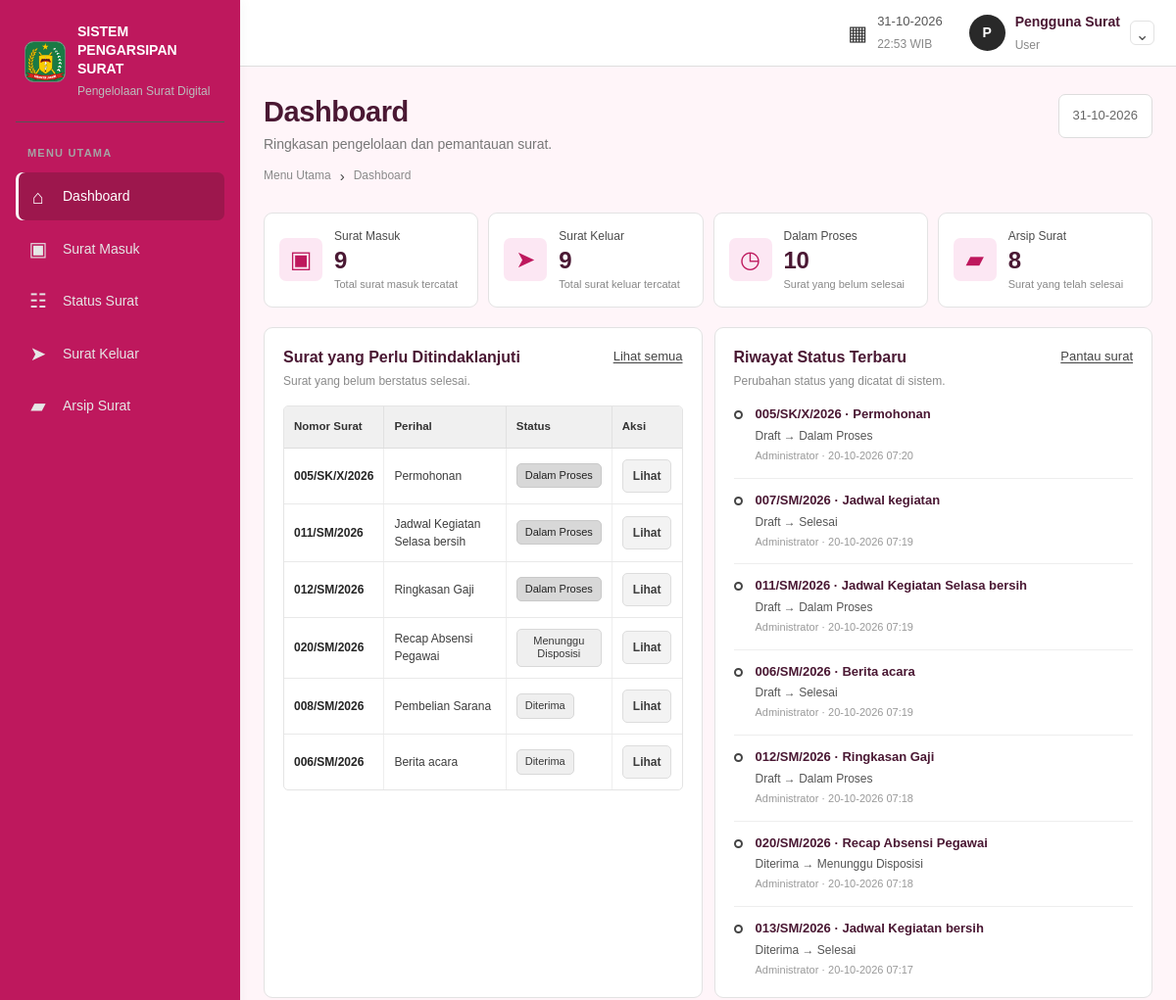
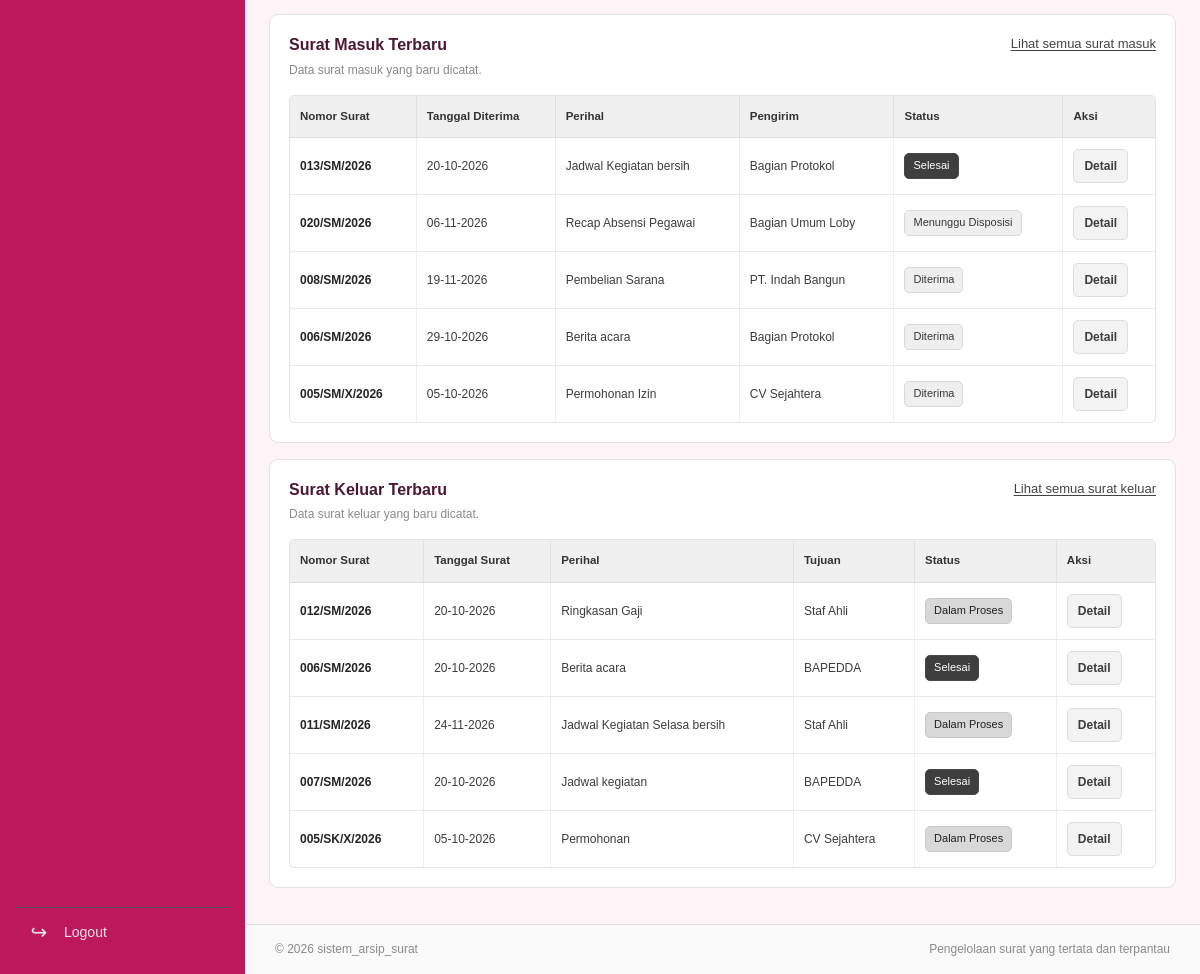
The page /user/dashboard.php (signed in) on the database its author committed (2 pictures, top to bottom).
### tables this page shows
CREATE TABLE `surat` (
  `id` int(10) UNSIGNED NOT NULL,
  `jenis_surat` enum('Masuk','Keluar') NOT NULL,
  `nomor_surat` varchar(100) NOT NULL,
  `tanggal_surat` date NOT NULL,
  `tanggal_diterima` date DEFAULT NULL,
  `pengirim` varchar(200) NOT NULL DEFAULT '',
  `tujuan` varchar(200) NOT NULL DEFAULT '',
  `perihal` varchar(250) NOT NULL,
  `deskripsi` text DEFAULT NULL,
  `uploaded_file` varchar(255) DEFAULT NULL,
  `status` varchar(40) NOT NULL,
  `created_by` int(10) UNSIGNED NOT NULL,
  `updated_by` int(10) UNSIGNED DEFAULT NULL,
  `created_at` timestamp NOT NULL DEFAULT current_timestamp(),
  `updated_at` timestamp NOT NULL DEFAULT current_timestamp() ON UPDATE current_timestamp()
);

CREATE TABLE `surat_status_logs` (
  `id` bigint(20) UNSIGNED NOT NULL,
  `surat_id` int(10) UNSIGNED NOT NULL,
  `status_lama` varchar(40) DEFAULT NULL,
  `status_baru` varchar(40) NOT NULL,
  `catatan` varchar(500) DEFAULT NULL,
  `changed_by` int(10) UNSIGNED NOT NULL,
  `changed_at` timestamp NOT NULL DEFAULT current_timestamp()
);

CREATE TABLE `users` (
  `id` int(10) UNSIGNED NOT NULL,
  `nama` varchar(120) NOT NULL,
  `username` varchar(60) NOT NULL,
  `password_hash` varchar(255) NOT NULL,
  `role` enum('Admin','User') NOT NULL DEFAULT 'User',
  `is_active` tinyint(1) NOT NULL DEFAULT 1,
  `created_at` timestamp NOT NULL DEFAULT current_timestamp()
);

### user/dashboard.php (the view, shortened to what this page needs)
<?php
require_once __DIR__ . '/../include/auth_user.php';
$baseFolder = 'user';
$resultIn = $conn->query("SELECT COUNT(*) AS jumlah FROM surat WHERE jenis_surat='Masuk'");
$totalMasuk = (int)$resultIn->fetch_assoc()['jumlah'];
$resultOut = $conn->query("SELECT COUNT(*) AS jumlah FROM surat WHERE jenis_surat='Keluar'");
$totalKeluar = (int)$resultOut->fetch_assoc()['jumlah'];
$resultProcess = $conn->query("SELECT COUNT(*) AS jumlah FROM surat WHERE status NOT IN ('Selesai','Ditolak','Dibatalkan')");
$totalProses = (int)$resultProcess->fetch_assoc()['jumlah'];
$resultArchive = $conn->query('SELECT COUNT(*) AS jumlah FROM arsip_surat');
$totalArsip = (int)$resultArchive->fetch_assoc()['jumlah'];
$recentIn = $conn->query("SELECT id, nomor_surat, perihal, pengirim, tanggal_diterima, status FROM surat WHERE jenis_surat='Masuk' ORDER BY created_at DESC, id DESC LIMIT 5");
$recentOut = $conn->query("SELECT id, nomor_surat, perihal, tujuan, tanggal_surat, status FROM surat WHERE jenis_surat='Keluar' ORDER BY created_at DESC, id DESC LIMIT 5");
$recentLogs = $conn->query('SELECT l.surat_id, l.status_lama, l.status_baru, l.catatan, l.changed_at, s.nomor_surat, s.perihal, u.nama AS pengubah FROM surat_status_logs l JOIN surat s ON s.id=l.surat_id JOIN users u ON u.id=l.changed_by ORDER BY l.changed_at DESC, l.id DESC LIMIT 7');
require __DIR__ . '/../include/header.php';
?>
<div class="page-heading"><div><h1>Dashboard</h1><p>Ringkasan pengelolaan dan pemantauan surat.</p><div class="breadcrumbs">Menu Utama <span>›</span> Dashboard</div></div><div class="heading-date"><?= date('d-m-Y') ?></div></div>
<div class="stat-grid">
    <a class="stat-card" href="<?= BASE_URL ?>/<?= $baseFolder ?>/surat_masuk/index.php"><span class="stat-icon">▣</span><span class="stat-copy"><span>Surat Masuk</span><strong><?= number_format($totalMasuk) ?></strong><small>Total surat masuk tercatat</small></span></a>
    <a class="stat-card" href="<?= BASE_URL ?>/<?= $baseFolder ?>/surat_keluar/index.php"><span class="stat-icon">➤</span><span class="stat-copy"><span>Surat Keluar</span><strong><?= number_format($totalKeluar) ?></strong><small>Total surat keluar tercatat</small></span></a>
    <a class="stat-card" href="<?= BASE_URL ?>/<?= $baseFolder ?>/status_surat/index.php"><span class="stat-icon">◷</span><span class="stat-copy"><span>Dalam Proses</span><strong><?= number_format($totalProses) ?></strong><small>Surat yang belum selesai</small></span></a>
    <a class="stat-card" href="<?= BASE_URL ?>/<?= $baseFolder ?>/arsip_surat/index.php"><span class="stat-icon">▰</span><span class="stat-copy"><span>Arsip Surat</span><strong><?= number_format($totalArsip) ?></strong><small>Surat yang telah selesai</small></span></a>
</div>
<div class="dashboard-grid">
    <section class="panel"><div class="panel-heading"><div><h2>Surat yang Perlu Ditindaklanjuti</h2><p>Surat yang belum berstatus selesai.</p></div><a class="text-link" href="<?= BASE_URL ?>/<?= $baseFolder ?>/status_surat/index.php">Lihat semua</a></div>
    <?php $pending = $conn->query("SELECT id, jenis_surat, nomor_surat, perihal, status, updated_at FROM surat WHERE status NOT IN ('Selesai','Ditolak','Dibatalkan') ORDER BY updated_at DESC LIMIT 6"); ?>
    <?php if ($pending->num_rows > 0): ?><div class="table-wrap"><table><thead><tr><th>Nomor Surat</th><th>Perihal</th><th>Status</th><th>Aksi</th></tr></thead><tbody><?php while ($row = $pending->fetch_assoc()): ?><tr><td class="cell-strong"><?= htmlspecialchars($row['nomor_surat'], ENT_QUOTES, 'UTF-8') ?></td><td><?= htmlspecialchars($row['perihal'], ENT_QUOTES, 'UTF-8') ?></td><td><span class="status-badge <?= $row['status']==='Selesai'?'status-done':(in_array($row['status'],['Dalam Proses'],true)?'status-progress':'status-waiting') ?>"><?= htmlspecialchars($row['status'], ENT_QUOTES, 'UTF-8') ?></span></td><td><a class="button-small" href="<?= BASE_URL ?>/<?= $baseFolder ?>/status_surat/detail.php?id=<?= (int)$row['id'] ?>">Lihat</a></td></tr><?php endwhile; ?></tbody></table></div><?php else: ?><div class="empty-state">Tidak ada surat yang perlu ditindaklanjuti.</div><?php endif; ?>
    </section>
    <section class="panel"><div class="panel-heading"><div><h2>Riwayat Status Terbaru</h2><p>Perubahan status yang dicatat di sistem.</p></div><a class="text-link" href="<?= BASE_URL ?>/<?= $baseFolder ?>/status_surat/index.php">Pantau surat</a></div>
    <?php if ($recentLogs->num_rows > 0): ?><div class="activity-list"><?php while ($log = $recentLogs->fetch_assoc()): ?><div class="activity-item"><span class="activity-dot"></span><div class="activity-main"><strong><?= htmlspecialchars($log['nomor_surat'], ENT_QUOTES, 'UTF-8') ?> · <?= htmlspecialchars($log['perihal'], ENT_QUOTES, 'UTF-8') ?></strong><span><?= htmlspecialchars((string)$log['status_lama'], ENT_QUOTES, 'UTF-8') ?><?= $log['status_lama'] ? ' → ' : '' ?><?= htmlspecialchars($log['status_baru'], ENT_QUOTES, 'UTF-8') ?></span><small><?= htmlspecialchars($log['pengubah'], ENT_QUOTES, 'UTF-8') ?> · <?= date('d-m-Y H:i', strtotime($log['changed_at'])) ?></small></div></div><?php endwhile; ?></div><?php else: ?><div class="empty-state">Belum ada riwayat perubahan status.</div><?php endif; ?>
    </section>
</div>
<section class="panel panel-spaced"><div class="panel-heading"><div><h2>Surat Masuk Terbaru</h2><p>Data surat masuk yang baru dicatat.</p></div><a class="text-link" href="<?= BASE_URL ?>/<?= $baseFolder ?>/surat_masuk/index.php">Lihat semua surat masuk</a></div>
<?php if ($recentIn->num_rows > 0): ?><div class="table-wrap"><table><thead><tr><th>Nomor Surat</th><th>Tanggal Diterima</th><th>Perihal</th><th>Pengirim</th><th>Status</th><th>Aksi</th></tr></thead><tbody><?php while ($row = $recentIn->fetch_assoc()): ?><tr><td class="cell-strong"><?= htmlspecialchars($row['nomor_surat'], ENT_QUOTES, 'UTF-8') ?></td><td><?= $row['tanggal_diterima'] ? date('d-m-Y', strtotime($row['tanggal_diterima'])) : '-' ?></td><td><?= htmlspecialchars($row['perihal'], ENT_QUOTES, 'UTF-8') ?></td><td><?= htmlspecialchars($row['pengirim'], ENT_QUOTES, 'UTF-8') ?></td><td><span class="status-badge <?= $row['status']==='Selesai'?'status-done':($row['status']==='Dalam Proses'?'status-progress':'status-waiting') ?>"><?= htmlspecialchars($row['status'], ENT_QUOTES, 'UTF-8') ?></span></td><td><a class="button-small" href="<?= BASE_URL ?>/<?= $baseFolder ?>/surat_masuk/detail.php?id=<?= (int)$row['id'] ?>">Detail</a></td></tr><?php endwhile; ?></tbody></table></div><?php else: ?><div class="empty-state">Belum ada surat masuk.</div><?php endif; ?></section>
<section class="panel"><div class="panel-heading"><div><h2>Surat Keluar Terbaru</h2><p>Data surat keluar yang baru dicatat.</p></div><a class="text-link" href="<?= BASE_URL ?>/<?= $baseFolder ?>/surat_keluar/index.php">Lihat semua surat keluar</a></div>
<?php if ($recentOut->num_rows > 0): ?><div class="table-wrap"><table><thead><tr><th>Nomor Surat</th><th>Tanggal Surat</th><th>Perihal</th><th>Tujuan</th><th>Status</th><th>Aksi</th></tr></thead><tbody><?php while ($row = $recentOut->fetch_assoc()): ?><tr><td class="cell-strong"><?= htmlspecialchars($row['nomor_surat'], ENT_QUOTES, 'UTF-8') ?></td><td><?= date('d-m-Y', strtotime($row['tanggal_surat'])) ?></td><td><?= htmlspecialchars($row['perihal'], ENT_QUOTES, 'UTF-8') ?></td><td><?= htmlspecialchars($row['tujuan'], ENT_QUOTES, 'UTF-8') ?></td><td><span class="status-badge <?= $row['status']==='Selesai'?'status-done':($row['status']==='Dalam Proses'?'status-progress':'status-waiting') ?>"><?= htmlspecialchars($row['status'], ENT_QUOTES, 'UTF-8') ?></span></td><td><a class="button-small" href="<?= BASE_URL ?>/<?= $baseFolder ?>/surat_keluar/detail.php?id=<?= (int)$row['id'] ?>">Detail</a></td></tr><?php endwhile; ?></tbody></table></div><?php else: ?><div class="empty-state">Belum ada surat keluar.</div><?php endif; ?></section>
<?php require __DIR__ . '/../include/footer.php'; ?>

### rows shown on the page
surat: nomor_surat "005/SK/X/2026", perihal "Permohonan", status "Dalam Proses", tanggal_surat "05-10-2026", tujuan "CV Sejahtera"
surat: nomor_surat "011/SM/2026", perihal "Jadwal Kegiatan Selasa bersih", status "Dalam Proses", tanggal_surat "24-11-2026", tujuan "Staf Ahli"
surat: nomor_surat "012/SM/2026", perihal "Ringkasan Gaji", status "Dalam Proses", tanggal_surat "20-10-2026", tujuan "Staf Ahli"
surat: nomor_surat "020/SM/2026", perihal "Recap Absensi Pegawai", status "Menunggu Disposisi", tanggal_diterima "06-11-2026", pengirim "Bagian Umum Loby"
surat: nomor_surat "008/SM/2026", perihal "Pembelian Sarana", status "Diterima", tanggal_diterima "19-11-2026", pengirim "PT. Indah Bangun"
surat: nomor_surat "006/SM/2026", perihal "Berita acara", status "Diterima", tanggal_diterima "29-10-2026", pengirim "Bagian Protokol"
surat_status_logs: surat.nomor_surat "005/SK/X/2026", surat.perihal "Permohonan", status_lama "Draft", status_baru "Dalam Proses", changed_by.nama "Administrator", changed_at "20-10-2026 07:20"
surat_status_logs: surat.nomor_surat "007/SM/2026", surat.perihal "Jadwal kegiatan", status_lama "Draft", status_baru "Selesai", changed_by.nama "Administrator", changed_at "20-10-2026 07:19"
surat_status_logs: surat.nomor_surat "011/SM/2026", surat.perihal "Jadwal Kegiatan Selasa bersih", status_lama "Draft", status_baru "Dalam Proses", changed_by.nama "Administrator", changed_at "20-10-2026 07:19"
surat_status_logs: surat.nomor_surat "006/SM/2026", surat.perihal "Berita acara", status_lama "Draft", status_baru "Selesai", changed_by.nama "Administrator", changed_at "20-10-2026 07:19"
surat_status_logs: surat.nomor_surat "012/SM/2026", surat.perihal "Ringkasan Gaji", status_lama "Draft", status_baru "Dalam Proses", changed_by.nama "Administrator", changed_at "20-10-2026 07:18"
surat_status_logs: surat.nomor_surat "020/SM/2026", surat.perihal "Recap Absensi Pegawai", status_lama "Diterima", status_baru "Menunggu Disposisi", changed_by.nama "Administrator", changed_at "20-10-2026 07:18"
surat_status_logs: surat.nomor_surat "013/SM/2026", surat.perihal "Jadwal Kegiatan bersih", status_lama "Diterima", status_baru "Selesai", changed_by.nama "Administrator", changed_at "20-10-2026 07:17"
surat: nomor_surat "013/SM/2026", tanggal_diterima "20-10-2026", perihal "Jadwal Kegiatan bersih", pengirim "Bagian Protokol", status "Selesai"
surat: nomor_surat "005/SM/X/2026", tanggal_diterima "05-10-2026", perihal "Permohonan Izin", pengirim "CV Sejahtera", status "Diterima"
surat: nomor_surat "006/SM/2026", tanggal_surat "20-10-2026", perihal "Berita acara", tujuan "BAPEDDA", status "Selesai"
surat: nomor_surat "007/SM/2026", tanggal_surat "20-10-2026", perihal "Jadwal kegiatan", tujuan "BAPEDDA", status "Selesai"

### other values the page prints
substr($userInfo['nama'] ?? 'U', 0, 1) "P"
$userInfo['nama'] "Pengguna Surat"
$role "User"
$totalMasuk "9"
$totalKeluar "9"
$totalProses "10"
$totalArsip "8"
